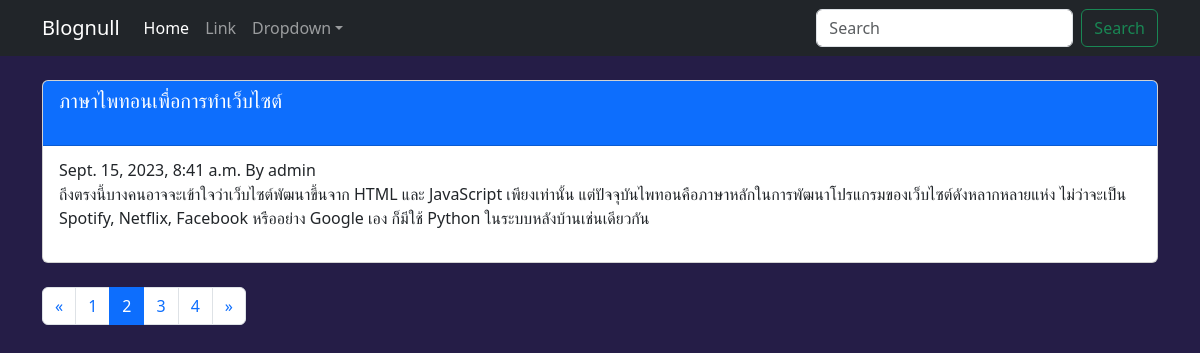
Screenshot of /blog/?page=2 with the database file from the repository.
### blog/models.py (models this page shows, shortened)
class Post(models.Model):
    class Status(models.TextChoices): # เพิ่มฟิลด์ status
        DRAFT = 'DF', 'Draft'
        PUBLISHED = 'PB', 'Published'
    title = models.CharField(max_length=250)
    slug = models.SlugField(max_length=250)
    body = models.TextField()
    publish = models.DateTimeField(default=timezone.now) # เพิ่ม datetime
    created = models.DateTimeField(auto_now_add=True) # เพิ่ม datetime
    updated = models.DateTimeField(auto_now=True) # เพิ่ม datetime
    status = models.CharField(max_length=2,
                                choices=Status.choices,
                                default=Status.DRAFT) # เพิ่มฟิลด์ status
    author = models.ForeignKey(User,
                                on_delete=models.CASCADE,
                                related_name='blog_posts') # เพิ่มความสัมพันธ์กับ User
    objects=models.Manager() #the dufault manager
    published=PublishedManager() #our custom manager
    class Meta: # การกำหนดการเรียงข้อมูลในโมเดล Post
        ordering = ['-publish'] # เรียงลำดับโพสต์จากวันที่ล่าสุดไปยังเก่าสุด
        indexes = [
            models.Index(fields=['-publish']), # เพิ่ม index
        ]

### blog/views.py (the view)
# urls.py: path('',views.post_list,name='post_list'),
def post_list(request):
    posts=Post.published.all()
    per_page=1
    paginator=Paginator(posts,per_page)
    page=request.GET.get('page')
    try:
        posts=paginator.page(page)
    except PageNotAnInteger:
        posts=paginator.page(1)
    except EmptyPage:
        posts=paginator.page(paginator.num_pages)
    return render(request,'blog/post/list.html',{'posts':posts})

### blog/models.py (called while the page is built)
    def get_queryset(self):
        return super().get_queryset().filter(status=Post.Status.PUBLISHED)

### blog/templates/blog/post/list.html (shortened to what this page needs)
{% extends 'blog/base.html' %} #Call Master page
{% block content %}
    {% for post in posts %}
        <div class="card mb-4">
            <div class="card-header bg-primary text-white">
                <a href="{% url 'blog:post_detail' post.id %}" class="text-white text-decoration-none"><h5 class="card-title mb-4">{{ post.title }}</h5></a>
            </div>
            <div class="card-body">
                <p class="card-subtitle">{{ post.publish }} By {{ post.author }}</p>
                {{ post.body | truncatewords:30 | linebreaks }}
            </div>
        </div>
    {% endfor %}
    <nav aria-label="Page navigation">
      <ul class="pagination    ">
        {% if posts.has_previous %}
            <li class="page-item">
            <a class="page-link" href="?page={{ posts.previous_page_number }}" aria-label="Previous">
                <span aria-hidden="true">&laquo;</span>
            </a>
            </li>
        {% endif %}
        {% for i in posts.paginator.page_range %}
            {% if posts.number == i %}
                <li class="page-item active"><a class="page-link" href="#">{{ posts.number }}</a></li>
            {% else %}
                <li class="page-item"><a class="page-link" href="?page={{ i }}">{{ i }}</a></li>
            {% endif %}
        {% endfor %}
        {% if posts.has_next %}
            <li class="page-item">
            <a class="page-link" href="?page={{ posts.next_page_number }}" aria-label="Next">
                <span aria-hidden="true">&raquo;</span>
            </a>
            </li>
        {% endif %}
      </ul>
    </nav>
{% endblock %}

### blog/static/css/style.css (style rules this page uses)
body { background-color: rgb(37, 29, 71); }

### rows the page displays
Post: title "ภาษาไพทอนเพื่อการทำเว็บไซต์", publish "Sept. 15, 2023, 8:41 a.m.", author "admin", body "ถึงตรงนี้บางคนอาจจะเข้าใจว่าเว็บไซต์พัฒนาขึ้นจาก HTML และ JavaScript เพียงเท่านั้น แต่ปัจจุบันไพทอนคือภาษาหลักในการพัฒนาโปรแกรมของเว็บไซต์ดังหลากหลายแห่ง ไม่ว่าจะเป็น Spotify, Netflix, Facebook หรืออย่าง Google เอง ก็มีใช้ Python ในระบบหลังบ้านเช่นเดียวกัน"

### other values shown
{{ i }} "1" "3" "4"
{{ posts.number }} "2"
